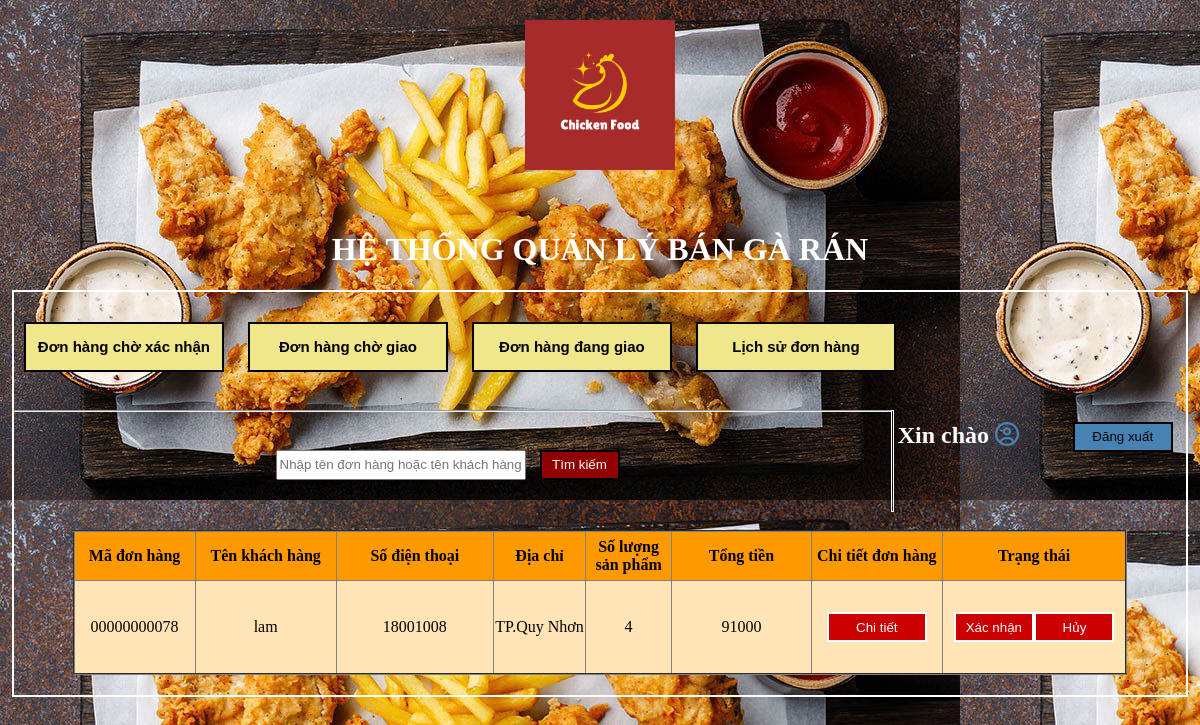
The app's page /nhanVienThaoTacDH/index.php?action=xuLyTimKiem&tuKhoa=78 with its own data.
### tables this page shows
CREATE TABLE `donhang` (
  `maDH` int(11) UNSIGNED ZEROFILL NOT NULL,
  `maKH` int(11) NOT NULL,
  `tenKH` varchar(200) NOT NULL,
  `SDT` int(11) NOT NULL,
  `diaChi` varchar(200) NOT NULL,
  `SoluongSP` int(11) NOT NULL,
  `trangThai` int(11) NOT NULL,
  `tongTien` int(11) NOT NULL,
  `phuongThucTT` int(11) NOT NULL,
  `ThoiGian` date DEFAULT NULL
);

### nhanVienThaoTacDH/xuLyTimKiem.php (the view, shortened to what this page needs)
<head>
</head>
<?php
    include('connect.php');
    if(isset($_POST["timKiemDH"])){
		$tukhoa = $_POST["tuKhoa"];
    }
    else{
        $tukhoa = $_GET["tuKhoa"];
    }
    if($tukhoa == ''){
        echo '<center><h3 style="color: white">Vui lòng nhập mã đơn hàng hoặc tên khách hàng cần tìm!</h3><center>';
    }
    else{
        $sql="SELECT *FROM donhang WHERE maDH LIKE '%$tukhoa%' OR tenKH LIKE '%$tukhoa%' ";
	    $run=$conn->query($sql);
        if(($run->num_rows) < 1 ){ ?>
            <center><h1 style="color: white"><b> Dữ liệu không tồn tại!</b></h1></center>
        <?php
        }
        else {
?>
            <center><table width="90%" border="2" style="border-collapse: collapse; margin: 20px; background: #FFE4B5">
                <tr align="center" style="height: 50px; background: #FF9900" >
	                <td width="200px"><div align="center"><b>Mã đơn hàng</b></div></td>
   	                <td width="400px"><div align="center"><b>Tên khách hàng</b></div></td>
	                <td width="400px"><div align="center"><b>Số điện thoại</b></div></td>
	                <td width="200px"><div align="center"><b>Địa chỉ</b></div></td>
	                <td width="200px"><div align="center"><b>Số lượng sản phẩm</b></div></td>
	                <td width="400px"><div align="center"><b>Tổng tiền</b></div></td>
	                <td width="150px"><div align="center"><b>Chi tiết đơn hàng</b></div></td>
	                <td width="400px"><div align="center"><b>Trạng thái</b></div></td>
                </tr>
                <?php
	            while($row=$run->fetch_array()){
		            $TT = $row['trangThai'];
                ?>
                <tr align="center">
   	                <td><?php echo $row['maDH'] ?></td>
	                <td><?php echo $row['tenKH'] ?></td>
	                <td><?php echo $row['SDT'] ?></td>
	                <td><?php echo $row['diaChi'] ?></td>
	                <td><?php echo $row['SoluongSP'] ?></td>
	                <td><?php echo $row['tongTien'] ?></td>
                    <td><a href="index.php?action=chiTietDonHang&ma=<?php echo $row['maDH']?>&trang=xuLyTimKiem&tuKhoa=<?php echo $tukhoa ?>"><button class="btn-ChiTiet" name = "chiTietDH">Chi tiết</button></a></td>
                    <td>
                        <?php
                            if($TT == '1'){
                        ?>
                                <button class="btn-XacNhan" name="xacNhanDH" style="float: left;width: 80px ; height: 30px ; border: 2px solid; margin: 30 10; background:#CC0000; color: white" >Xác nhận</button>
                                <button class="btn-Huy" name="huyDH" style=" float: right; width: 80px ; height: 30px ; border: 2px solid; margin: -60 10; background:#CC0000; color: white" >Hủy</button>
                        <?php
                            }
                        ?>
                    </td>
                <?php
                    }
                ?>
            </table>
<?php
        }
    }
?>

### nhanVienThaoTacDH/xuLyTimKiem.php (style rules this page uses)
.btn-ChiTiet { width: 100px ; height: 30px ; border: 2px solid; margin: 30 10; background:#CC0000; color: white; }

### records on screen
donhang: maDH "00000000078", tenKH "lam", SDT "18001008", diaChi "TP.Quy Nhơn", SoluongSP "4", tongTien "91000", trangThai "Xác nhận"
